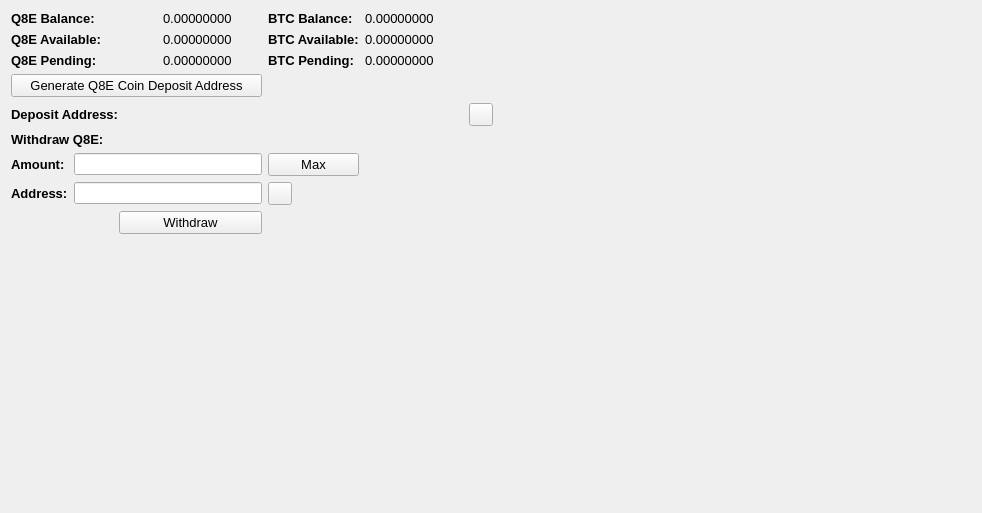
     <widget class="QWidget" name="BalanceTab">
      <attribute name="title">
       <string>Balance</string>
      </attribute>
      <layout class="QGridLayout" name="gridLayout_2">
       <item row="0" column="0" colspan="2">
        <widget class="QLabel" name="label_11">
         <property name="font">
          <font>
           <pointsize>10</pointsize>
           <weight>75</weight>
           <bold>true</bold>
          </font>
         </property>
         <property name="text">
          <string>Q8E Balance:</string>
         </property>
        </widget>
       </item>
       <item row="0" column="3">
        <widget class="QLabel" name="Q8EBalanceLabel">
         <property name="font">
          <font>
           <pointsize>10</pointsize>
          </font>
         </property>
         <property name="text">
          <string>0.00000000</string>
         </property>
         <property name="textInteractionFlags">
          <set>Qt::LinksAccessibleByMouse|Qt::TextSelectableByMouse</set>
         </property>
        </widget>
       </item>
       <item row="0" column="4">
        <widget class="QLabel" name="label_12">
         <property name="font">
          <font>
           <pointsize>10</pointsize>
           <weight>75</weight>
           <bold>true</bold>
          </font>
         </property>
         <property name="text">
          <string>BTC Balance:</string>
         </property>
        </widget>
       </item>
       <item row="0" column="5">
        <widget class="QLabel" name="BitcoinBalanceLabel">
         <property name="font">
          <font>
           <pointsize>10</pointsize>
          </font>
         </property>
         <property name="text">
          <string>0.00000000</string>
         </property>
         <property name="textInteractionFlags">
          <set>Qt::LinksAccessibleByMouse|Qt::TextSelectableByMouse</set>
         </property>
        </widget>
       </item>
       <item row="0" column="7" rowspan="10">
        <spacer name="horizontalSpacer_4">
         <property name="orientation">
          <enum>Qt::Horizontal</enum>
         </property>
         <property name="sizeHint" stdset="0">
          <size>
           <width>478</width>
           <height>488</height>
          </size>
         </property>
        </spacer>
       </item>
       <item row="1" column="0" colspan="2">
        <widget class="QLabel" name="label_13">
         <property name="font">
          <font>
           <pointsize>10</pointsize>
           <weight>75</weight>
           <bold>true</bold>
          </font>
         </property>
         <property name="text">
          <string>Q8E Available:</string>
         </property>
        </widget>
       </item>
       <item row="1" column="3">
        <widget class="QLabel" name="Q8EAvailableLabel_2">
         <property name="font">
          <font>
           <pointsize>10</pointsize>
          </font>
         </property>
         <property name="text">
          <string>0.00000000</string>
         </property>
         <property name="textInteractionFlags">
          <set>Qt::LinksAccessibleByMouse|Qt::TextSelectableByMouse</set>
         </property>
        </widget>
       </item>
       <item row="1" column="4">
        <widget class="QLabel" name="label_15">
         <property name="font">
          <font>
           <pointsize>10</pointsize>
           <weight>75</weight>
           <bold>true</bold>
          </font>
         </property>
         <property name="text">
          <string>BTC Available:</string>
         </property>
        </widget>
       </item>
       <item row="1" column="5">
        <widget class="QLabel" name="BitcoinAvailableLabel">
         <property name="font">
          <font>
           <pointsize>10</pointsize>
          </font>
         </property>
         <property name="text">
          <string>0.00000000</string>
         </property>
         <property name="textInteractionFlags">
          <set>Qt::LinksAccessibleByMouse|Qt::TextSelectableByMouse</set>
         </property>
        </widget>
       </item>
       <item row="2" column="0" colspan="2">
        <widget class="QLabel" name="label_14">
         <property name="font">
          <font>
           <pointsize>10</pointsize>
           <weight>75</weight>
           <bold>true</bold>
          </font>
         </property>
         <property name="text">
          <string>Q8E Pending:</string>
         </property>
        </widget>
       </item>
       <item row="2" column="3">
        <widget class="QLabel" name="Q8EPendingLabel">
         <property name="font">
          <font>
           <pointsize>10</pointsize>
          </font>
         </property>
         <property name="text">
          <string>0.00000000</string>
         </property>
         <property name="textInteractionFlags">
          <set>Qt::LinksAccessibleByMouse|Qt::TextSelectableByMouse</set>
         </property>
        </widget>
       </item>
       <item row="2" column="4">
        <widget class="QLabel" name="label_31">
         <property name="font">
          <font>
           <pointsize>10</pointsize>
           <weight>75</weight>
           <bold>true</bold>
          </font>
         </property>
         <property name="text">
          <string>BTC Pending:</string>
         </property>
        </widget>
       </item>
       <item row="2" column="5">
        <widget class="QLabel" name="BitcoinPendingLabel">
         <property name="font">
          <font>
           <pointsize>10</pointsize>
          </font>
         </property>
         <property name="text">
          <string>0.00000000</string>
         </property>
         <property name="textInteractionFlags">
          <set>Qt::LinksAccessibleByMouse|Qt::TextSelectableByMouse</set>
         </property>
        </widget>
       </item>
       <item row="3" column="0" colspan="4">
        <widget class="QPushButton" name="GenDepositBTN">
         <property name="font">
          <font>
           <pointsize>10</pointsize>
          </font>
         </property>
         <property name="text">
          <string>Generate Q8E Coin Deposit Address</string>
         </property>
        </widget>
       </item>
       <item row="4" column="0" colspan="3">
        <widget class="QLabel" name="label_33">
         <property name="font">
          <font>
           <pointsize>10</pointsize>
           <weight>75</weight>
           <bold>true</bold>
          </font>
         </property>
         <property name="text">
          <string>Deposit Address:</string>
         </property>
        </widget>
       </item>
       <item row="4" column="3" colspan="3">
        <widget class="QLabel" name="DepositAddressLabel">
         <property name="minimumSize">
          <size>
           <width>300</width>
           <height>0</height>
          </size>
         </property>
         <property name="palette">
          <palette>
           <active>
            <colorrole role="WindowText">
             <brush brushstyle="SolidPattern">
              <color alpha="255">
               <red>0</red>
               <green>0</green>
               <blue>0</blue>
              </color>
             </brush>
            </colorrole>
            <colorrole role="Text">
             <brush brushstyle="SolidPattern">
              <color alpha="255">
               <red>0</red>
               <green>0</green>
               <blue>255</blue>
              </color>
             </brush>
            </colorrole>
           </active>
           <inactive>
            <colorrole role="WindowText">
             <brush brushstyle="SolidPattern">
              <color alpha="255">
               <red>0</red>
               <green>0</green>
               <blue>0</blue>
              </color>
             </brush>
            </colorrole>
            <colorrole role="Text">
             <brush brushstyle="SolidPattern">
              <color alpha="255">
               <red>0</red>
               <green>0</green>
               <blue>255</blue>
              </color>
             </brush>
            </colorrole>
           </inactive>
           <disabled>
            <colorrole role="WindowText">
             <brush brushstyle="SolidPattern">
              <color alpha="255">
               <red>120</red>
               <green>120</green>
               <blue>120</blue>
              </color>
             </brush>
            </colorrole>
            <colorrole role="Text">
             <brush brushstyle="SolidPattern">
              <color alpha="255">
               <red>120</red>
               <green>120</green>
               <blue>120</blue>
              </color>
             </brush>
            </colorrole>
           </disabled>
          </palette>
         </property>
         <property name="font">
          <font>
           <pointsize>10</pointsize>
           <weight>75</weight>
           <bold>true</bold>
          </font>
         </property>
         <property name="text">
          <string/>
         </property>
         <property name="alignment">
          <set>Qt::AlignRight|Qt::AlignTrailing|Qt::AlignVCenter</set>
         </property>
         <property name="textInteractionFlags">
          <set>Qt::LinksAccessibleByMouse|Qt::TextSelectableByKeyboard|Qt::TextSelectableByMouse</set>
         </property>
        </widget>
       </item>
       <item row="4" column="6">
        <widget class="QToolButton" name="DepositCopyButton">
         <property name="toolTip">
          <string>Copy to clipboard</string>
         </property>
         <property name="text">
          <string/>
         </property>
         <property name="icon">
          <iconset resource="../bitcoin.qrc">
           <normaloff>:/icons/editcopy</normaloff>:/icons/editcopy</iconset>
         </property>
         <property name="shortcut">
          <string>Alt+P</string>
         </property>
        </widget>
       </item>
       <item row="5" column="0" colspan="2">
        <widget class="QLabel" name="label_34">
         <property name="font">
          <font>
           <pointsize>10</pointsize>
           <weight>75</weight>
           <bold>true</bold>
          </font>
         </property>
         <property name="text">
          <string>Withdraw Q8E:</string>
         </property>
        </widget>
       </item>
       <item row="6" column="0">
        <widget class="QLabel" name="label_26">
         <property name="font">
          <font>
           <pointsize>10</pointsize>
           <weight>75</weight>
           <bold>true</bold>
          </font>
         </property>
         <property name="text">
          <string>Amount:</string>
         </property>
        </widget>
       </item>
       <item row="6" column="1" colspan="3">
        <widget class="QLineEdit" name="WithdrawUnitsInput">
         <property name="font">
          <font>
           <pointsize>9</pointsize>
           <weight>75</weight>
           <bold>true</bold>
          </font>
         </property>
         <property name="text">
          <string/>
         </property>
        </widget>
       </item>
       <item row="6" column="4">
        <widget class="QPushButton" name="Withdraw_Max_Amount">
         <property name="font">
          <font>
           <pointsize>10</pointsize>
          </font>
         </property>
         <property name="text">
          <string>Max</string>
         </property>
        </widget>
       </item>
       <item row="7" column="0">
        <widget class="QLabel" name="label_10">
         <property name="font">
          <font>
           <pointsize>10</pointsize>
           <weight>75</weight>
           <bold>true</bold>
          </font>
         </property>
         <property name="text">
          <string>Address:</string>
         </property>
        </widget>
       </item>
       <item row="7" column="1" colspan="3">
        <widget class="QLineEdit" name="WithdrawAddress">
         <property name="font">
          <font>
           <pointsize>9</pointsize>
           <weight>75</weight>
           <bold>true</bold>
          </font>
         </property>
        </widget>
       </item>
       <item row="7" column="4">
        <widget class="QToolButton" name="WithdrawPasteButton">
         <property name="toolTip">
          <string>Paste from clipboard</string>
         </property>
         <property name="text">
          <string/>
         </property>
         <property name="icon">
          <iconset resource="../bitcoin.qrc">
           <normaloff>:/icons/editpaste</normaloff>:/icons/editpaste</iconset>
         </property>
         <property name="shortcut">
          <string>Alt+P</string>
         </property>
        </widget>
       </item>
       <item row="8" column="2" colspan="2">
        <widget class="QPushButton" name="WithdrawUnitsBtn">
         <property name="font">
          <font>
           <pointsize>10</pointsize>
          </font>
         </property>
         <property name="text">
          <string>Withdraw</string>
         </property>
        </widget>
       </item>
       <item row="9" column="0" colspan="6">
        <spacer name="verticalSpacer">
         <property name="orientation">
          <enum>Qt::Vertical</enum>
         </property>
         <property name="sizeHint" stdset="0">
          <size>
           <width>428</width>
           <height>262</height>
          </size>
         </property>
        </spacer>
       </item>
      </layout>
      <zorder>label_31</zorder>
      <zorder>label_15</zorder>
      <zorder>label_12</zorder>
      <zorder>label_14</zorder>
      <zorder>label_13</zorder>
      <zorder>label_11</zorder>
      <zorder>BitcoinBalanceLabel</zorder>
      <zorder>Q8EBalanceLabel</zorder>
      <zorder>Q8EAvailableLabel_2</zorder>
      <zorder>Q8EPendingLabel</zorder>
      <zorder>BitcoinAvailableLabel</zorder>
      <zorder>BitcoinPendingLabel</zorder>
      <zorder>label_33</zorder>
      <zorder>GenDepositBTN</zorder>
      <zorder>DepositAddressLabel</zorder>
      <zorder>Withdraw_Max_Amount</zorder>
      <zorder>label_34</zorder>
      <zorder>WithdrawUnitsInput</zorder>
      <zorder>label_10</zorder>
      <zorder>label_26</zorder>
      <zorder>WithdrawAddress</zorder>
      <zorder>WithdrawUnitsBtn</zorder>
      <zorder>horizontalSpacer_4</zorder>
      <zorder>verticalSpacer</zorder>
      <zorder>WithdrawPasteButton</zorder>
      <zorder>DepositCopyButton</zorder>
     </widget>
